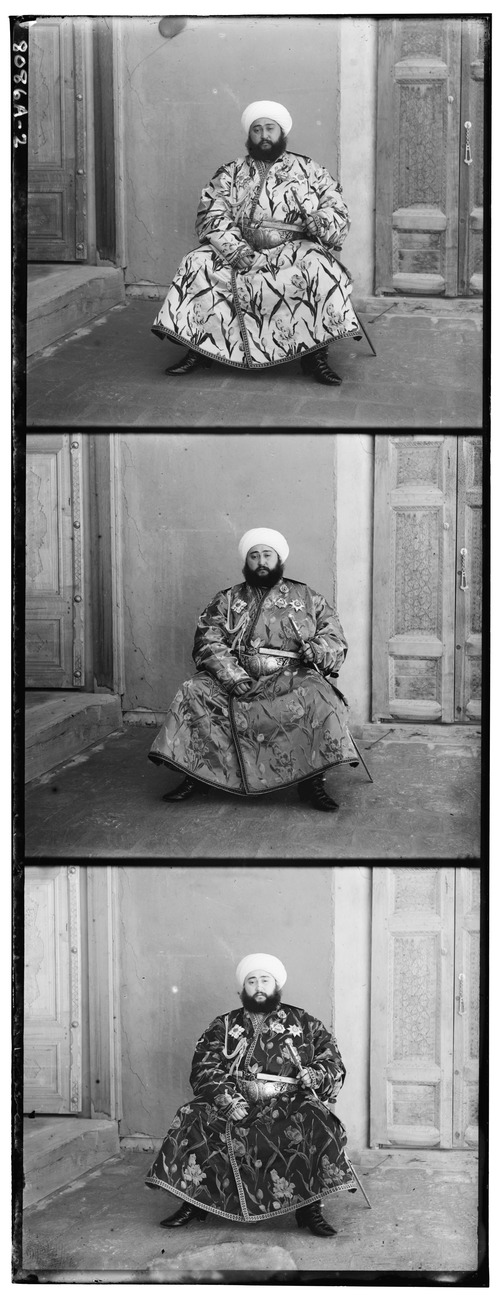
//> input picture images/emir.jpg, 500 x 1300 px
$ ./ORB_alignment   (built with g++ and OpenCV 4)
//> lines starting //> are read from the running program, lines starting //| are printed output that depends on the picture
#include <iostream>
#include <opencv2/opencv.hpp>

using namespace std;
using namespace cv;

int MAX_FEATURES = 5000;		// detect 5000 ORB features
float GOOD_MATCH_PERCENT = 0.1f;	// pick top 10% ORB features
bool fDrawMatches = true;		// a flag for displaying matches

// Read and cut image into RGB channels
vector<Mat> readImg(const string& path) {
//> called with path = "images/emir.jpg"
	Mat img = imread("images/emir.jpg", IMREAD_GRAYSCALE);
//> img is the input picture: 1300 rows x 500 cols, CV_8UC1; min 0, max 255, mean 136.5

	// Find the width and height of the color image
	Size sz = img.size();
//> sz = Size(500, 1300)
	int height = sz.height / 3;
//> height = 433
	int width = sz.width;
//> width = 500

	// Extract the three channels from the gray scale image
	vector<Mat> channels;
	channels.push_back(img(Rect(0, 0, width, height)));
	channels.push_back(img(Rect(0, height, width, height)));
	channels.push_back(img(Rect(0, 2 * height, width, height)));

	Mat cropped;
	hconcat(channels, cropped);
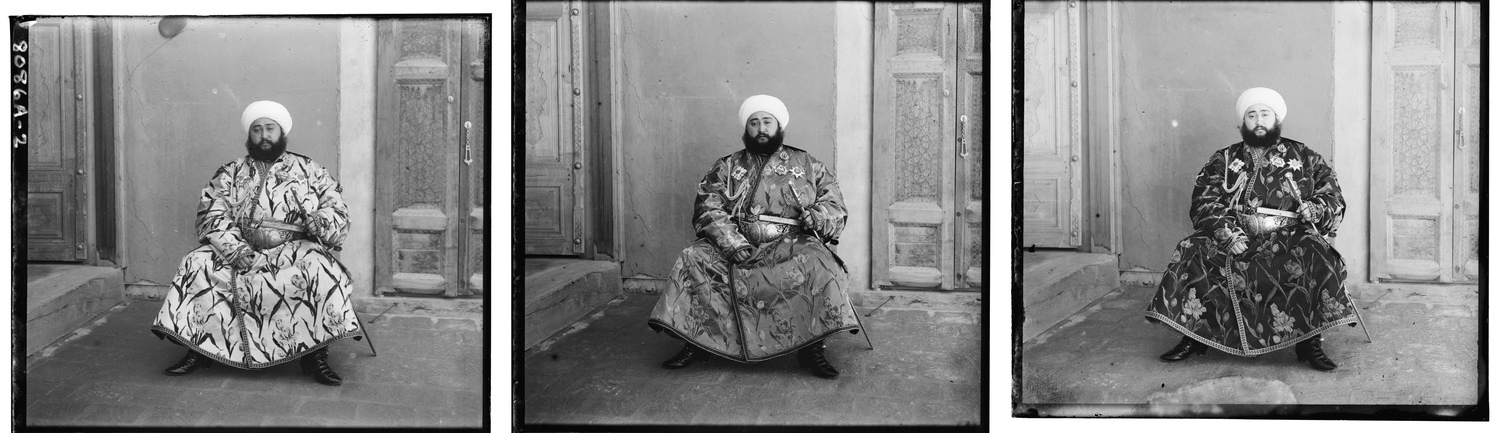
//> cropped: 433 rows x 1500 cols, CV_8UC1; min 0, max 255, mean 136.4

	namedWindow("BGR", WINDOW_AUTOSIZE);
	imshow("BGR", cropped);
	waitKey();

	return channels;
}

// Detect ORB features. Find the keypoints and descriptors for RGB channel using ORB and store them in respective variables
void detectFeatures(const vector<Mat>& channels, vector<vector<KeyPoint>>& keypointsList, vector<Mat>& descriptorsList) {
	Ptr<Feature2D> orb = ORB::create(MAX_FEATURES);
	orb->detectAndCompute(channels[0], Mat(), keypointsList[0], descriptorsList[0]);	// blue channel
	orb->detectAndCompute(channels[1], Mat(), keypointsList[1], descriptorsList[1]);	// green channel
	orb->detectAndCompute(channels[2], Mat(), keypointsList[2], descriptorsList[2]);	// red channel
}

void matchFeatures(const Mat& descriptors1, const Mat& descriptors2, vector<DMatch>& matches) {
	Ptr<DescriptorMatcher> matcher = DescriptorMatcher::create("BruteForce-Hamming");
	matcher->match(descriptors1, descriptors2, matches, Mat());

	// Sort matches by hamming distance (the smaller the distance, the more similar the match)
	sort(matches.begin(), matches.end());

	// Remove not so good matches
	int numGoodMatches = matches.size() * GOOD_MATCH_PERCENT;
	matches.erase(matches.begin() + numGoodMatches, matches.end());
}

void computeHomography(const vector<DMatch>& matches, const vector<KeyPoint>& keypointsSrc, const vector<KeyPoint>& keypointsDst, Mat& homography) {
	vector<Point2f> goodPtsSrc, goodPtsDst;

	// Extract locations of good matches
	for (size_t i = 0; i < matches.size(); i++)
	{
		goodPtsSrc.push_back(keypointsSrc[matches[i].queryIdx].pt);
		goodPtsDst.push_back(keypointsDst[matches[i].trainIdx].pt);
	}

	homography = findHomography(goodPtsSrc, goodPtsDst, RANSAC);
}

void displayTopMatches(const vector<Mat>& channels, vector<vector<KeyPoint>>& keypointsList, vector<DMatch>& matchesBG, vector<DMatch>& matchesRG) {
	Mat imgMatchesBG, imgMatchesRG;

	drawMatches(channels[0], keypointsList[0], channels[1], keypointsList[1], matchesBG, imgMatchesBG);	// blue-green matches
	drawMatches(channels[2], keypointsList[2], channels[1], keypointsList[1], matchesRG, imgMatchesRG);	// red-green matches

	namedWindow("BlueGreenMatches", WINDOW_AUTOSIZE);
	imshow("BlueGreenMatches", imgMatchesBG);

	namedWindow("RedGreenMatches", WINDOW_AUTOSIZE);
	imshow("RedGreenMatches", imgMatchesRG);

	waitKey();
}

void displayResults(const vector<Mat>& channels, const Mat& warpB, const Mat& warpR) {
	// Merge aligned channels to a single color image
	Mat colorImage;
	vector<Mat> colorImageChannels{ warpB, channels[1], warpR };
	merge(colorImageChannels, colorImage);

	// Direct superimposition without alignment
	Mat originalImage;
	merge(channels, originalImage);

	// Compare results
	Mat compare;
	hconcat(originalImage, colorImage, compare);
	namedWindow("comparison", WINDOW_AUTOSIZE);
	imshow("comparison", compare);

	waitKey();
}

int main() {
	// Step 1: read the image in which the three channels are concatenated vertically
	vector<Mat> channels = readImg("images/emir.jpg");

	// Step 2: detect features
	vector<vector<KeyPoint>> keypointsList(3);
	vector<Mat> descriptorsList(3);
	detectFeatures(channels, keypointsList, descriptorsList);

	// Step 3: Match features
	vector<DMatch> matchesBG, matchesRG;
	matchFeatures(descriptorsList[0], descriptorsList[1], matchesBG);	// between blue and green channels
//> in matchFeatures, `matcher->match(descriptors1, descriptors2, matches, Mat());`: matches = 4619 matches
//> in matchFeatures, `int numGoodMatches = matches.size() * GOOD_MATCH_PERCENT;`: numGoodMatches = 461
//> in matchFeatures, `matches.erase(matches.begin() + numGoodMatches, matches.end());`: matches = 461 matches
//> matchesBG = 461 matches
	matchFeatures(descriptorsList[2], descriptorsList[1], matchesRG);	// between red and green channels
//> in matchFeatures (call 2), `matcher->match(descriptors1, descriptors2, matches, Mat());`: matches = 4290 matches
//> in matchFeatures (call 2), `matches.erase(matches.begin() + numGoodMatches, matches.end());`: matches = 429 matches
//> matchesRG = 429 matches

	// Display top matches (optional)
	if (fDrawMatches)
		displayTopMatches(channels, keypointsList, matchesBG, matchesRG);
//> in displayTopMatches, `drawMatches(channels[0], keypointsList[0], channels[1], keypointsList[..`:
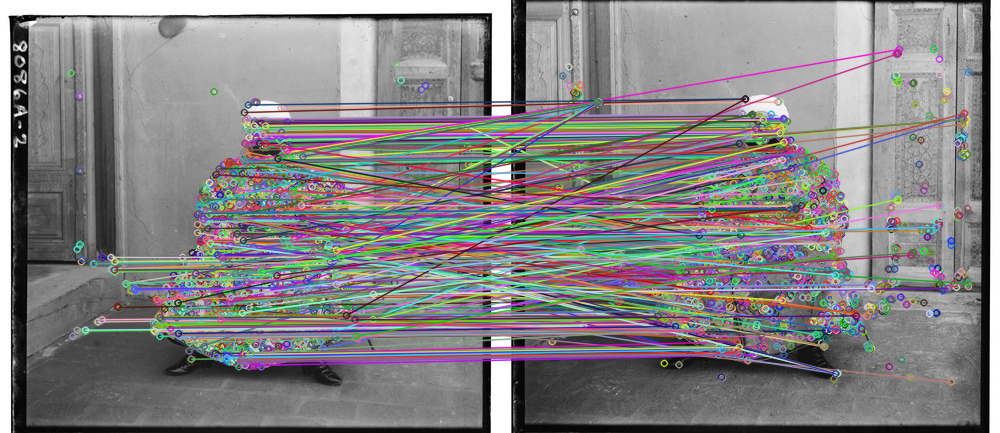
//> imgMatchesBG: 433 rows x 1000 cols, CV_8UC3; mean B, G, R 131.5, 130.5, 132.7
//> in displayTopMatches, `drawMatches(channels[2], keypointsList[2], channels[1], keypointsList[..`:
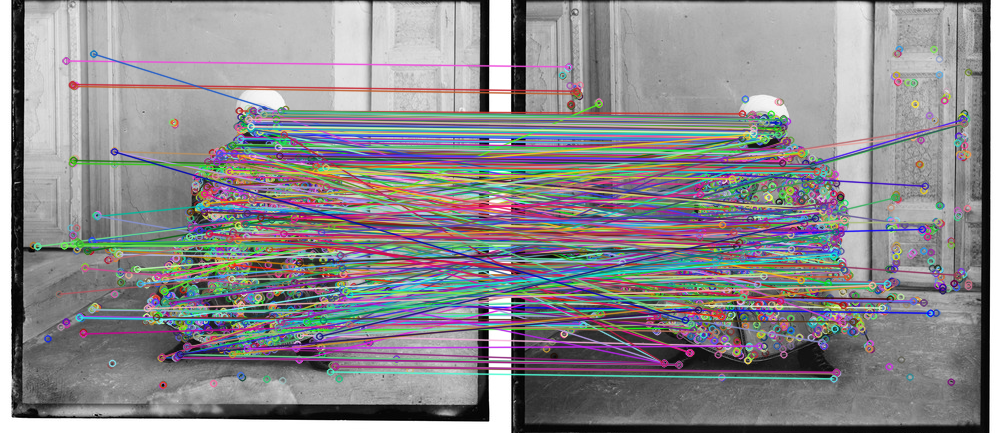
//> imgMatchesRG: 433 rows x 1000 cols, CV_8UC3; mean B, G, R 141.1, 137.8, 139.9

	// Step 4: Compute homography
	Mat homographyBG, homographyRG;
	computeHomography(matchesBG, keypointsList[0], keypointsList[1], homographyBG); // between blue and green channels
//> after the loop in computeHomography, `for (size_t i = 0; i < matches.size(); i++)`: goodPtsSrc = 461 Points (x, y), first 12: [269.3, 128.2], [255.7, 129.6], [262.7, 146.9], [259.2, 126.1], [254.4, 121.2], [265, 133.9], [265.4, 145.2], [281.7, 134.8], [247.8, 137.4], [256.8, 134.4], [253.8, 124.4], [256.3, 136.9]; goodPtsDst = 461 Points (x, y), first 12: [266.4, 122.4], [252.3, 124.4], [259.2, 140], [257.5, 121], [252, 114], [262.1, 126.7], [263.4, 138.9], [278.2, 127.9], [244.8, 134.4], [253.8, 131.4], [251.3, 119.4], [253.8, 131.9]
//> in computeHomography, `homography = findHomography(goodPtsSrc, goodPtsDst, RANSAC);`: homography = [[1.02, 0.0206, -7.2], [-0.00745, 1.04, -8.13], [-1.03e-05, 9.98e-05, 1]]
//> homographyBG has the same summary as homography in computeHomography
	computeHomography(matchesRG, keypointsList[2], keypointsList[1], homographyRG);	// between red and green channels
//> homographyRG = [[1.01, -0.000345, 2.48], [0.00607, 1.01, 5.89], [2.94e-05, 2.85e-06, 1]]

	// Step 5: Use homography to find aligned blue and red channels
	Mat warpB, warpR;
	warpPerspective(channels[0], warpB, homographyBG, channels[1].size());
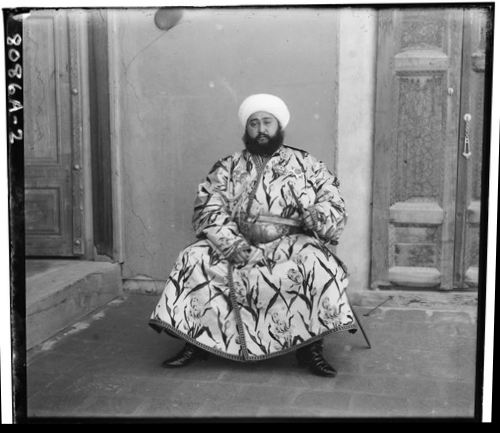
//> warpB: 433 rows x 500 cols, CV_8UC1; min 0, max 255, mean 128.4
	warpPerspective(channels[2], warpR, homographyRG, channels[1].size());
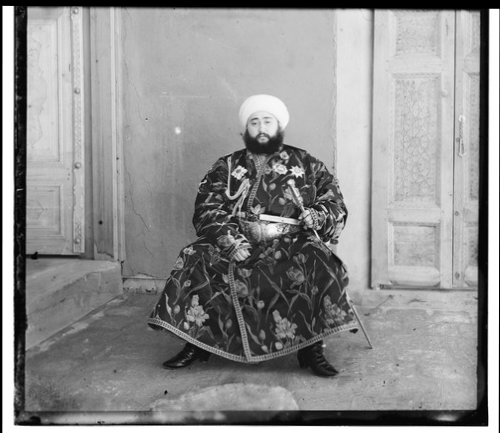
//> warpR: 433 rows x 500 cols, CV_8UC1; min 0, max 255, mean 144.4

	// Step 6: Display results
	displayResults(channels, warpB, warpR);
//> in displayResults, `merge(channels, originalImage);`:
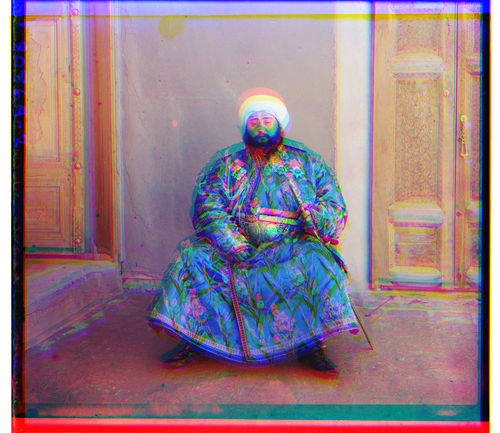
//> originalImage: 433 rows x 500 cols, CV_8UC3; mean B, G, R 135, 124.6, 149.5
//> in displayResults, `hconcat(originalImage, colorImage, compare);`:
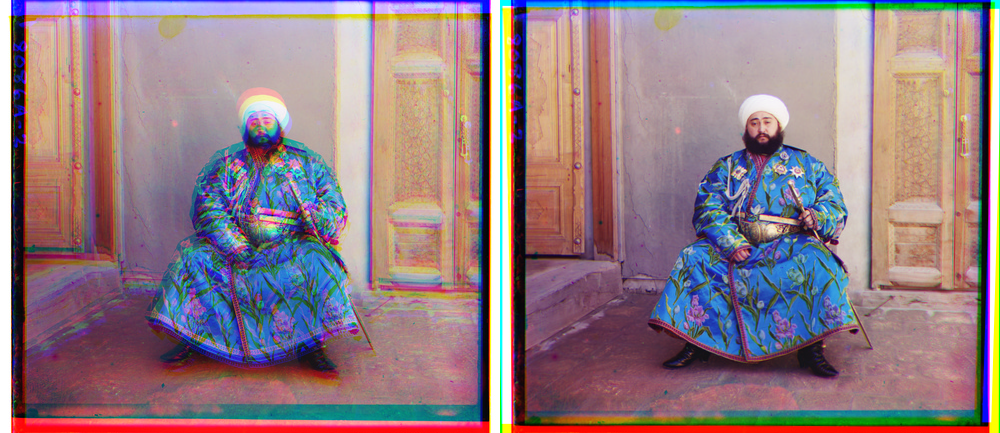
//> compare: 433 rows x 1000 cols, CV_8UC3; mean B, G, R 131.7, 124.6, 146.9

	return 0;
}

$ run again, with images/ORB_feature_matching_between_blue_and_green.png saved as images/emir.jpg
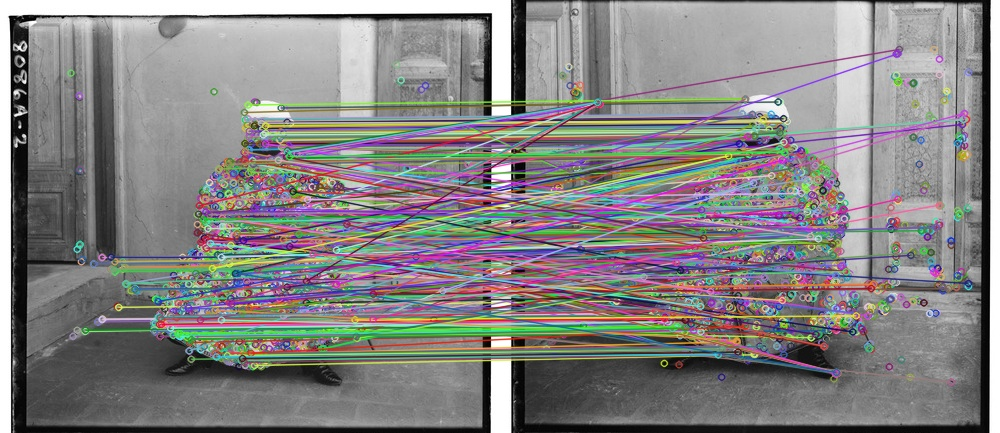
//> input picture images/ORB_feature_matching_between_blue_and_green.png, 1000 x 433 px
//> in matchFeatures, `matcher->match(descriptors1, descriptors2, matches, Mat());`: matches = 869 matches
//> numGoodMatches = 86
//> in matchFeatures, `matches.erase(matches.begin() + numGoodMatches, matches.end());`: matches = 86 matches
//> in matchFeatures (call 2), `matcher->match(descriptors1, descriptors2, matches, Mat());`: matches = 1605 matches
//> in matchFeatures (call 2), `matches.erase(matches.begin() + numGoodMatches, matches.end());`: matches = 160 matches
//> in displayTopMatches, `drawMatches(channels[2], keypointsList[2], channels[1], keypointsList[..`:
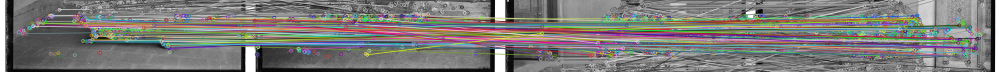
//> imgMatchesRG: 144 rows x 2000 cols, CV_8UC3 (shown at 1/2 size); mean B, G, R 118.9, 121.7, 123.2
//> the loop in computeHomography, `for (size_t i = 0; i < matches.size(); i++)` made 86 passes
//> after the loop in computeHomography, `for (size_t i = 0; i < matches.size(); i++)`: goodPtsSrc = 86 Points (x, y), first 12: [596, 62], [875.5, 56.16], [485, 37], [868.3, 50.4], [875, 50], [485, 48], [595.2, 61.2], [435.6, 84], [514, 92], [875.5, 48.96], [71, 73], [480, 39]; goodPtsDst = 86 Points (x, y), first 12: [907, 111], [873.6, 88.8], [915.6, 85.2], [866.4, 58.8], [873, 82], [196, 89], [871, 76], [913, 112], [516, 31], [872.6, 80.64], [729.6, 85.2], [215, 86]
//> homography = [[-0.0767, -7.92, 949.2], [-0.00883, -0.71, 88.21], [-1.99e-05, -0.0085, 1]]
//> homographyBG has the same summary as homography in computeHomography
//> homographyRG = [[-0.3, -0.248, 251], [-0.0822, -0.0244, 65.88], [-0.00126, -0.000305, 1]]
//> in displayResults, `hconcat(originalImage, colorImage, compare);`:
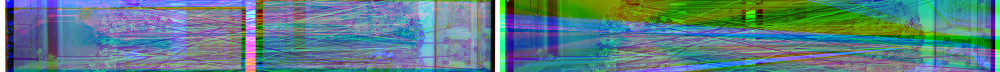
//> compare: 144 rows x 2000 cols, CV_8UC3 (shown at 1/2 size); mean B, G, R 133.3, 127.4, 91.7

$ run again, with images/ORB_feature_matching_between_red_and_green.png saved as images/emir.jpg
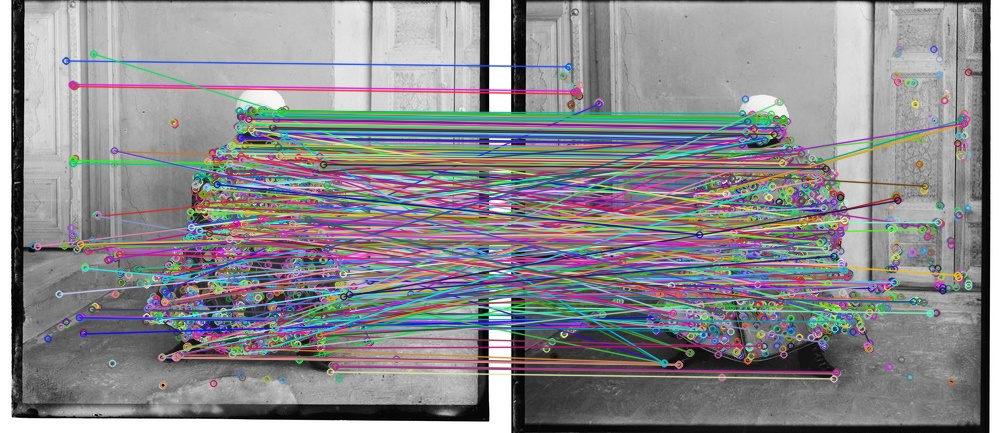
//> input picture images/ORB_feature_matching_between_red_and_green.png, 1000 x 433 px
//> in matchFeatures, `matcher->match(descriptors1, descriptors2, matches, Mat());`: matches = 843 matches
//> numGoodMatches = 84
//> in matchFeatures, `matches.erase(matches.begin() + numGoodMatches, matches.end());`: matches = 84 matches
//> in matchFeatures (call 2), `matcher->match(descriptors1, descriptors2, matches, Mat());`: matches = 2251 matches
//> in matchFeatures (call 2), `matches.erase(matches.begin() + numGoodMatches, matches.end());`: matches = 225 matches
//> in displayTopMatches, `drawMatches(channels[2], keypointsList[2], channels[1], keypointsList[..`:
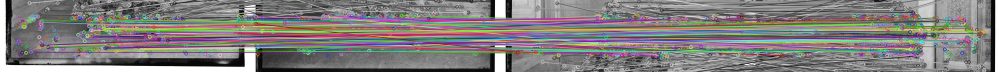
//> imgMatchesRG: 144 rows x 2000 cols, CV_8UC3 (shown at 1/2 size); mean B, G, R 125.7, 126.5, 129.9
//> the loop in computeHomography, `for (size_t i = 0; i < matches.size(); i++)` made 84 passes
//> after the loop in computeHomography, `for (size_t i = 0; i < matches.size(); i++)`: goodPtsSrc = 84 Points (x, y), first 12: [937.4, 59.04], [336, 92], [490.8, 70.85], [336, 92.4], [82.8, 57.6], [335.2, 82.94], [88.8, 63.6], [92.4, 55.2], [485.2, 70.5], [337, 92.16], [481, 60.48], [364.8, 85.2]; goodPtsDst = 84 Points (x, y), first 12: [936, 61.92], [762, 62], [835, 73], [615, 40], [867, 58], [768, 63], [873, 41], [210, 32], [752.4, 58.8], [842, 39], [873, 41], [867, 58]
//> homography = [[-0.524, -5.52, 868.7], [-0.0358, -0.376, 58.87], [-0.000611, -0.00631, 1]]
//> homographyBG has the same summary as homography in computeHomography
//> homographyRG = [[-0.745, 0.673, 93.19], [-0.562, 0.49, 71.84], [-0.00802, 0.00724, 1]]
//> in displayResults, `hconcat(originalImage, colorImage, compare);`:
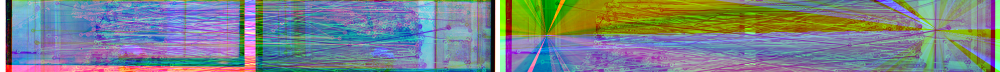
//> compare: 144 rows x 2000 cols, CV_8UC3 (shown at 1/2 size); mean B, G, R 137.6, 132.6, 121.4
